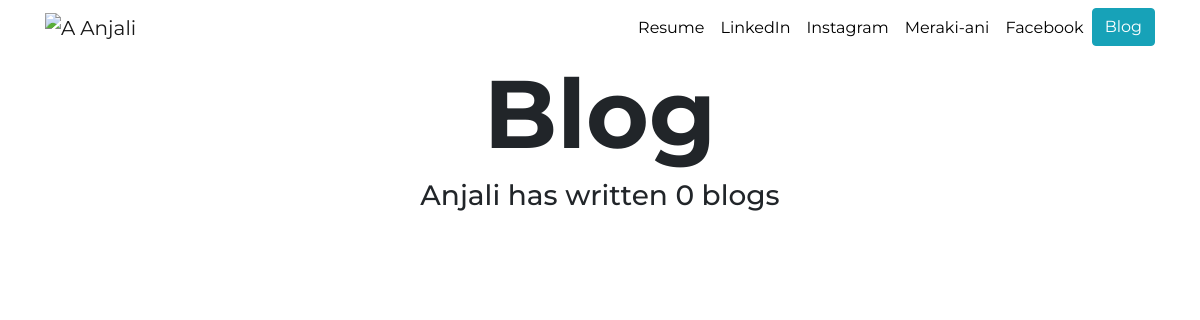
The page /blog/ on the database as committed earlier.
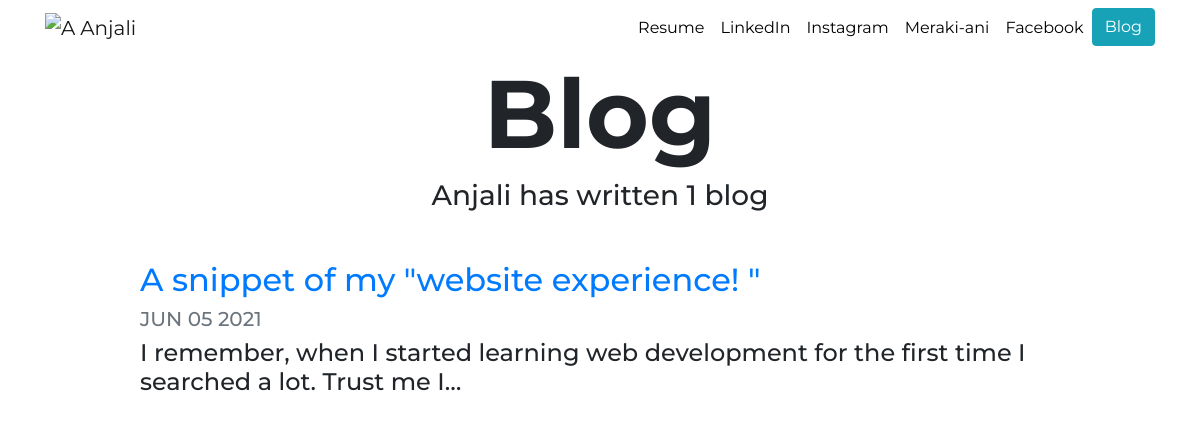
The same page on the database as committed later.
### blog/models.py (models this page shows, shortened)
class Blog(models.Model):
    title = models.CharField(max_length= 200)
    description = models.TextField()
    date = models.DateField()

### blog/views.py (the view)
# urls.py: path('', views.all_blogs, name = "all_blogs"),
def all_blogs(request):
    blogs = Blog.objects.order_by('-date')
    return render(request,'blog/all_blogs.html',{'blogs': blogs})

### blog/templates/blog/all_blogs.html
{% extends "portfolio/base.html" %}
{% load static %}
{% block content %}
<h1 id="blogtitle" class="font-weight-bold text-center">Blog</h1>
<h3 class="text-center mb-5">Anjali has written {{ blogs.count }} blog{{ blogs.count|pluralize }}</h3>
{% for blog in blogs %}
<div class="row justify-content-center my-3">
  <div class="col-md-10">
    <a href="{% url 'blog:detail' blog.id %}">
      <h2>{{ blog.title }}</h2>
    </a>
    <h5 class="text-muted">{{ blog.date|date:'M d Y'|upper }}</h5>
    <h4>{{ blog.description|striptags|truncatechars:100 }}</h4>
  </div>
</div>
{% endfor %}
{% endblock %}

Rows that differ between the two databases and show on the page:
added Blog: title "A snippet of my \"website experience! \"", date "JUN 05 2021", description "I remember, when I started learning web development for the first time I searched a lot. Trust me I…"
Other text that changed with them:
{{ blogs.count }}: "0" → "1"
